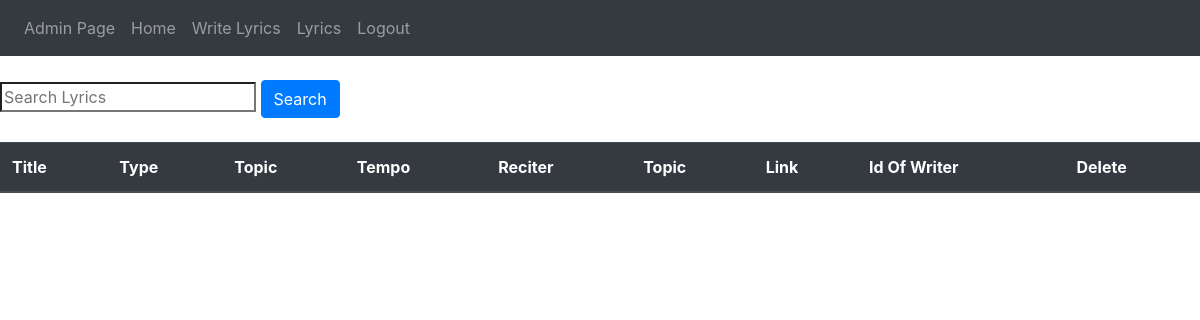
Page /lyrics (signed in) on the earlier database version.
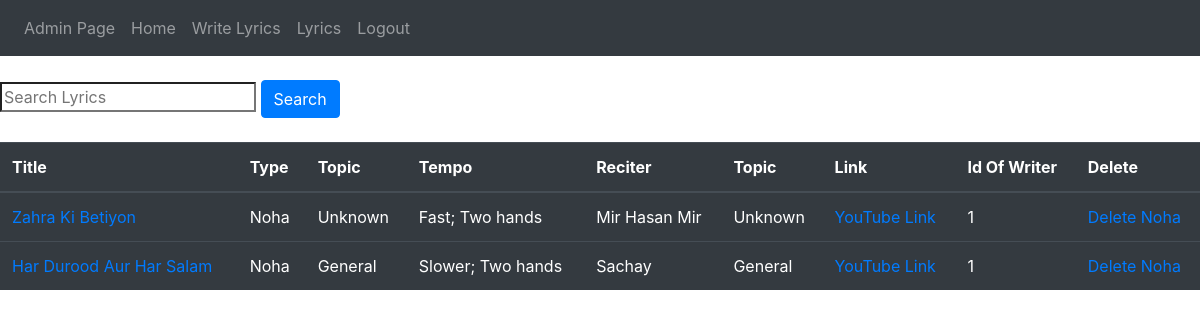
Same page on the later database version.
### Website/models.py (models this page shows)
class Lyrics(db.Model):
    id = db.Column(db.Integer, primary_key=True)
    title = db.Column(db.String(1000), unique=True)
    content = db.Column(db.String(100000000), unique=True)
    typ = db.Column(db.String(100))
    reciter = db.Column(db.String(1000))
    date = db.Column(db.DateTime(timezone=True), default=func.now())
    user_id = db.Column(db.Integer, db.ForeignKey('user.id'))
    topic = db.Column(db.String(100))
    link = db.Column(db.String(5000), unique=True)
    tempo = db.Column(db.String(100))

### Website/views.py (the view)
@views.route('/lyrics')
def lyrics_page():
    lyrics = Lyrics.query.all()
    def make_link(title):
        return f"lyrics/{title.replace(' ', '-')}"
    def make_objlink(title):
        return title.replace(' ', '-')
    def make_title(linkedTitle):
        return linkedTitle.replace('-', ' ')
    if request.method == "GET":
        global searchcontent
        searchcontent = str(request.form.get('search'))
    return render_template('lyrics.html', user=current_user, lyrics=lyrics, makelink=make_link, maketitle=make_title, makeobjlink=make_objlink)

### Website/__init__.py (called while the page is built)
def create_app():
    app = Flask(__name__)
    app.config['SECRET_KEY'] = 'thequickbrownfoxjumpedoverthelazydog'
    app.config['SQLALCHEMY_DATABASE_URI'] = f"sqlite:///{DB_NAME}"
    db.init_app(app)
    from .auth import auth
    from .views import views
    app.register_blueprint(views, url_prefix="/")
    app.register_blueprint(auth, url_prefix="/")
    from .models import User, Note, Lyrics
    create_database(app)
    login_manager = LoginManager()
    login_manager.login_view = 'auth.login'
    login_manager.init_app(app)
    @login_manager.user_loader
    def load_user(id):
        return User.query.get(int(id))
    return app

### Website/Templates/lyrics.html (shortened to what this page needs)
{% extends 'base.html' %}
{% block content %}
<br>
<div id="searchbar">
  <form method="GET">
    <input type="search" id="search" placeholder="Search Lyrics" name="search" style="size: 100em;"/>
    <button type="submit" class="btn btn-primary" id="searchbutton">
      <a href="/search-lyrics" id="searchhref" style="color: white">Search</a>
    </button>
  </form>
</div>
<br>
<div id="all-lyrics">
  <table class="table table-hover table-dark">
    <thead>
      <tr>
        <th scope="col">Title</th>
        <th scope="col">Type</th>
        <th scope="col">Topic</th>
        <th scope="col">Tempo</th>
        <th scope="col">Reciter</th>
        <th scope="col">Topic</th>
        <th scope="col">Link</th>
        {% if user.id == 1 %}
        <th scope='col'>Id Of Writer</th>
        <th scope="col">Delete</th>
        {% endif %}
      </tr>
    </thead>
    <tbody>
      {% for lyric in lyrics %}
      <tr>
        <td><a href="{{ makelink(lyric.title) }}">{{ lyric.title }}</a></td>
        <td>{{ lyric.typ }}</td>
        <td>{{ lyric.topic }}</td>
        <td>{{ lyric.tempo }}</td>
        <td>{{ lyric.reciter }}</td>
        <td>{{ lyric.topic }}</td>
        <td>
          <a href="{{ lyric.link }}" target="_blank" rel="noreferrer noopener">
            {% if 'youtube' in lyric.link.lower() %}
            YouTube Link
            {% endif %}
          </a>
        {% if user.id == 1 %}
        <td>{{ lyric.user_id }}</td>
        </td>
        <td><a href="/delete-lyric/{{ makeobjlink(lyric.title) }}">Delete {{ lyric.typ }}</a></td>
        {% endif %}
      </tr>
      {% endfor %}
    </tbody>
  </table>
</div>
{% endblock %}

Differences in the rows shown:
added Lyrics: title "Zahra Ki Betiyon", typ "Noha", topic "Unknown", tempo "Fast; Two hands", reciter "Mir Hasan Mir", shows "YouTube Link", user_id "1"
added Lyrics: title "Har Durood Aur Har Salam", typ "Noha", topic "General", tempo "Slower; Two hands", reciter "Sachay", shows "YouTube Link", user_id "1"
